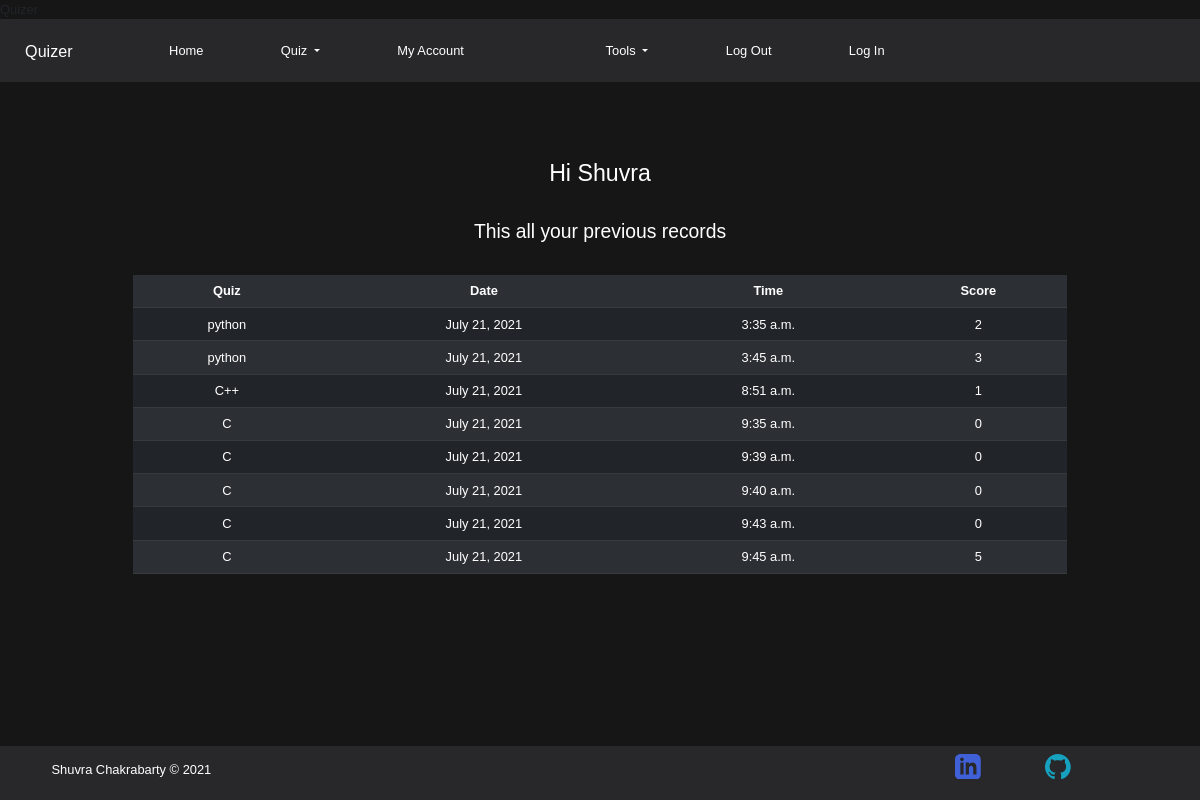
The app's page /account/ (signed in) with its own data.
### quiz/models.py (models this page shows)
class User(models.Model):
    id=models.AutoField(primary_key=True)
    name = models.CharField(max_length=60,unique=False)
    email = models.EmailField(max_length=254,unique=False)
    password = models.CharField(max_length=50,unique=False)
    otp = models.IntegerField(unique=False)
    datetime = models.DateTimeField(auto_now_add=True, null=True)
    validation = models.CharField(max_length=4,unique=False)

class User_stat(models.Model):
    id = models.AutoField(primary_key=True)
    name = models.CharField(max_length=50, unique=False)
    score = models.CharField(max_length=10, unique=False)
    date =  models.DateField(auto_now_add=True)
    time = models.TimeField(auto_now_add=True)
    user_id = models.IntegerField(unique=False)

### quiz/views.py (the view)
# urls.py: path("account/",views.account,name='account'),
def account(requests):
    if requests.session.has_key('email'):
        id = requests.session['user_id']
        user_data = User.objects.get(id=id)
        user_name = user_data.name
        data = User_stat.objects.all().filter(user_id=id)
        my_dic = {'records': data, 'name': user_name}
        return render(requests,'account.html',context=my_dic)
    else:
        return render(requests,'index.html')

### templates/account.html (shortened to what this page needs)
{% extends 'head.html' %}
{% block body_block %}
<section class="ac_section">
    <div class="ac_text">
        <h1>Hi {{name}}</h1>
    </div>
    <div class="ac_h4">
        <h4>This all your previous records</h4>
    </div>
    <div class="ac_table">
        <table class="table table-dark table-striped">
            <tr>
                <th>Quiz</th>
                <th>Date</th>
                <th>Time</th>
                <th>Score</th>
            </tr>
        {% if records %}
        {%  for stat in records %}
        <tr>
            <td>{{stat.name}}</td>
            <td>{{stat.date}}</td>
            <td>{{stat.time}}</td>
            <td>{{stat.score}}</td>
        </tr>
        {% endfor %}
        {% else %}
        <p id="ac_p">No Data Available</p>
        {% endif %}
        </table>
    </div>
</section>
    <footer>
        <h3 class="copy"> <a href="https://shuvra.tech/">Shuvra Chakrabarty &copy 2021</a></h3>
        <div class="div_footer">
            <ul>
                <li><a href="https://www.linkedin.com/in/shuvra-chakrabarty-88a373217">
            </a></li>
                            <li><a href="https://github.com/shuvra-matrix">
            </a></li>
            </ul>
        </div>
    </footer>
</body>
</html>
{% endblock %}

### templates/head.html (shortened to what this page needs)
<!DOCTYPE html>
{% load static %}
<html lang="en">
<head>
    <link href="https://cdn.jsdelivr.net/npm/bootstrap@5.0.2/dist/css/bootstrap.min.css" rel="stylesheet">
    <link rel="stylesheet" href="{%static 'css/style.css' %}">
</head>
<body>
     <nav class="navbar navbar-expand-lg navbar-dark colors " style="background-color: #28282a";>
                <div class="container-fluid">
                    <a class="navbar-brand" id="a_tag" href="{% url 'base:index'%}">Quizer</a>
                    <div class="collapse navbar-collapse" id="navbarNavDropdown">
                    <ul class="navbar-nav">
                        <li class="nav-item">
                        <a class="nav-link " id="a_tag1" aria-current="page" href="{% url 'base:index'%}">Home</a>
                        </li>
                        <li class="nav-item dropdown">
                        <a class="nav-link dropdown-toggle " id="a_tag2" href="#" id="navbarDropdownMenuLink" role="button" data-bs-toggle="dropdown" aria-expanded="false">
                            Quiz
                        </a>
                    </li>
                    <li class="nav-item">
                        <a class="nav-link " id="a_tag3" aria-current="page" href="{% url 'base:account' %}">My Account</a>
                        </li>
                         <li class="nav-item">
                        <li class="nav-item dropdown">
                        <a class="nav-link dropdown-toggle " id="a_tag4" href="#" id="navbarDropdownMenuLink" role="button" data-bs-toggle="dropdown" aria-expanded="false">
                            Tools
                        </a>
                        </li>
                            <li class="nav-item">
                            <a class="nav-link " id="a_tag5" href="{% url 'base:logout' %}">Log Out</a>
                            </li>
                             <li class="nav-item">
                            <a class="nav-link " id="a_tag6" href="{% url 'base:myaccount' %}">Log In</a>
                            </li>
                    </ul>
                    </div>
                </div>
            </nav>
{% block body_block %}
{% endblock %}

### static/css/style.css (style rules this page uses)
body { margin: 0; padding: 0; box-sizing: border-box; font-family: 'Noto Sans JP', sans-serif; background-color: #171616; }
.svge,svg { width: 90%; margin: auto; display: flex; height: 30rem; }
html { font-size: 80.5%; }
footer { padding: .6rem ; background:#28282a; position:fixed; bottom: 0px; width: 100%; display: flex; flex-direction: row; justify-content: space-around; align-items: center; }
footer,h3 { padding-left: 2rem; flex: 1 1 10rem; color: white; }
footer,ul { flex: 1 1 20rem; display: flex; }
footer,li { list-style-type: none; padding-right: 5rem; }
footer,a { text-decoration: none; color: white; font-size: 1rem; }
footer, a:hover { color: orange; }
.colors { padding: 1.2rem; font-size: 1.5rem; margin-bottom: 5rem; }
#a_tag5 { justify-content: flex-end; }
#navbarNavDropdown { margin-left: 6rem; }
.copy { font-size: 1.2rem; }
.question,h1 { font-size: 1.8rem; }
.question,h1 { color: white; }
.ac_section { width: 80%; max-height: 100vh; margin: auto; display: flex; flex-direction: column; justify-content: space-between; text-align: center; }
.ac_text,.ac_h4,.ac_table { margin: 1rem; }
.ac_h4 { color: white; }
#a_tag1, #a_tag2, #a_tag3, #a_tag4, #a_tag5, #a_tag6 { color: white; font-family: 'Noto Sans JP', sans-serif; }

### records on screen
User: name "Shuvra"
User_stat: name "python", date "July 21, 2021", time "3:35 a.m.", score "2"
User_stat: name "python", date "July 21, 2021", time "3:45 a.m.", score "3"
User_stat: name "C++", date "July 21, 2021", time "8:51 a.m.", score "1"
User_stat: name "C", date "July 21, 2021", time "9:35 a.m.", score "0"
User_stat: name "C", date "July 21, 2021", time "9:39 a.m.", score "0"
User_stat: name "C", date "July 21, 2021", time "9:40 a.m.", score "0"
User_stat: name "C", date "July 21, 2021", time "9:43 a.m.", score "0"
User_stat: name "C", date "July 21, 2021", time "9:45 a.m.", score "5"
